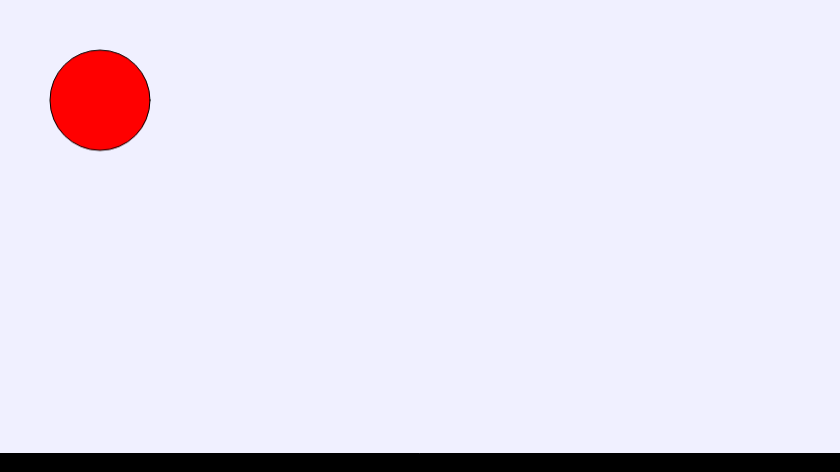
Frame 1 (no input)
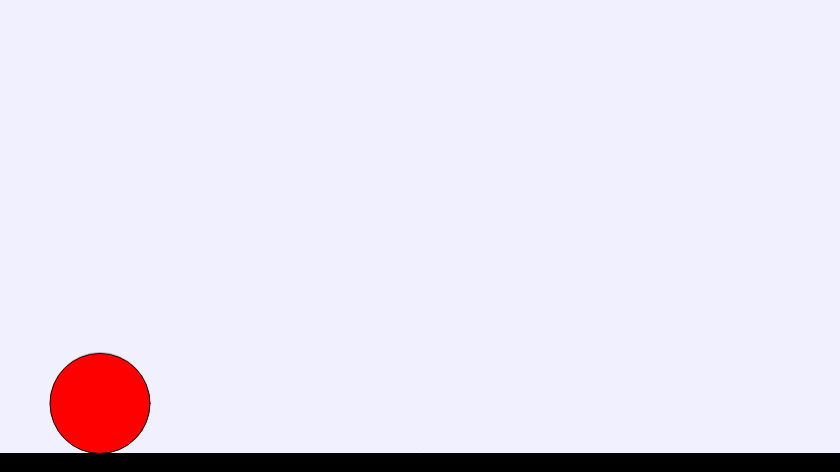
Frame 60 (no input)
Frame 120 (the mouse pressed at the canvas centre since frame 60): identical to frame 60, image omitted

The p5.js sketch that drew these frames (run headless with seeded random() and noise() and a simulated clock; from frame 60 on, the mouse is pressed at the canvas centre):

// p5.js sketch
// ── sketch.js
let screenWidth = 840
let aspectRatio = 16/9
let screenHeight = screenWidth / aspectRatio


class Ball {
  constructor(colorR, colorG, colorB, mass, radius) {
    this.colorR = colorR
    this.colorG = colorG
    this.colorB = colorB

    this.mass = mass
    this.radius = radius

    this.posX = 100
    this.posY = 100

    this.vX = 0
    this.vY = 0

    this.aX = 0
    this.aY = 0
  }

  show() {
    fill(this.colorR, this.colorG, this.colorB)
    ellipse(this.posX, this.posY, this.radius, this.radius)
  }

  move() {
    this.vX = this.vX + this.aX
    this.vY = this.vY + this.aY

    this.posX = this.posX + this.vX
    this.posY = this.posY + this.vY

    this.aX = 0
    this.aY = 0
  }
}


let ball = new Ball(255, 0, 0, 500, 100)


function setup() {
  createCanvas(screenWidth, screenHeight)
  background(240, 240, 255)
}

function draw() {
  background(240, 240, 255)
  ball.move()
  ball.show()
  if (ball.posY >= (screenHeight - 20) - ball.radius/2) {
    ball.aY = 0
    ball.vY = 0
    ball.posY = (screenHeight - 20) - ball.radius/2
  } else {
    ball.aY = 9.8
  }

  fill(0, 0, 0)
  rect(0, screenHeight - 20, screenWidth, 20)
}



// ── config.js
class Config {
  constructor() {
    this.width = 900
    this.aspectRatio = 16 / 9
    this.height = this.width / this.aspectRatio

    this.bgColor = {r:220, g:220, b:255}
  }

}

let config = new Config()
